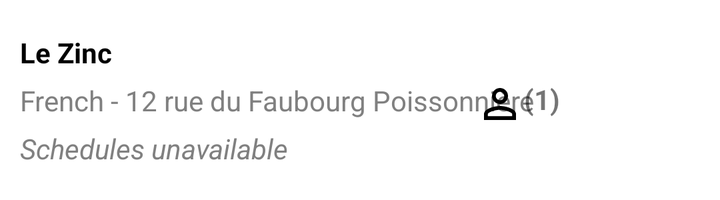
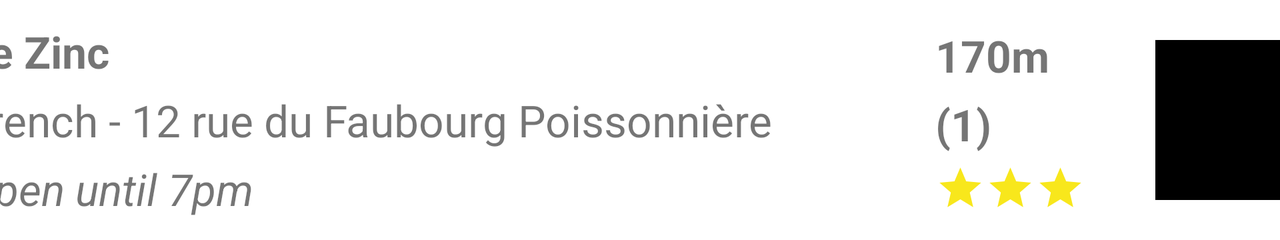

One screen, two layout resources from the same app: the default and the repository's alternative for another configuration. Each is rendered where Android would select it; the XML of both is given below.
<!-- AndroidManifest.xml: application theme Theme.Go4Lunch -->
<!-- res/layout/list_view_item.xml -->
<?xml version="1.0" encoding="utf-8"?>
<androidx.constraintlayout.widget.ConstraintLayout
    xmlns:android="http://schemas.android.com/apk/res/android"
    xmlns:app="http://schemas.android.com/apk/res-auto"
    xmlns:tools="http://schemas.android.com/tools"
    android:layout_width="match_parent"
    android:layout_height="100dp"
    android:orientation="horizontal"
    android:gravity="center"
    android:id="@+id/root_layout_item"
    android:clickable="true"
    android:focusable="true"
    android:background="@drawable/change_background_color_on_click">

    <GridLayout
        android:layout_width="260dp"
        android:layout_height="wrap_content"
        android:rowCount="3"
        android:columnCount="1"
        android:layout_marginStart="10dp"
        app:layout_constraintTop_toTopOf="parent"
        app:layout_constraintBottom_toBottomOf="parent"
        app:layout_constraintLeft_toLeftOf="parent">
        <com.google.android.material.textview.MaterialTextView
            android:id="@+id/name"
            android:text="Le Zinc"
            android:textStyle="bold"
            android:layout_height="wrap_content"
            android:layout_width="wrap_content"
            android:layout_row="0"
            android:layout_column="0"
            android:layout_marginBottom="5dp"
            android:textColor="@color/black"
            tools:ignore="HardcodedText" />

        <com.google.android.material.textview.MaterialTextView
            android:id="@+id/address"
            android:text="French - 12 rue du Faubourg Poissonnière "
            android:layout_height="wrap_content"
            android:layout_width="wrap_content"
            android:layout_row="1"
            android:layout_column="0"
            android:layout_marginBottom="5dp"
            android:textColor="@color/grey_50"
            tools:ignore="HardcodedText" />

        <com.google.android.material.textview.MaterialTextView
            android:id="@+id/hour"
            android:textStyle="italic"
            android:text="@string/schedules_unavailable"
            android:layout_height="wrap_content"
            android:layout_width="wrap_content"
            android:layout_row="2"
            android:layout_column="0"
            android:textColor="@color/grey_50"/>
    </GridLayout>

    <GridLayout
        android:layout_width="wrap_content"
        android:layout_height="wrap_content"
        android:rowCount="3"
        android:columnCount="1"
        android:layout_marginEnd="10dp"
        app:layout_constraintTop_toTopOf="parent"
        app:layout_constraintBottom_toBottomOf="parent"
        app:layout_constraintRight_toLeftOf="@id/constraint_layout_photo_restaurant">

        <com.google.android.material.textview.MaterialTextView
            android:id="@+id/distance"
            android:textStyle="bold"
            android:layout_height="wrap_content"
            android:layout_width="wrap_content"
            android:layout_row="0"
            android:layout_column="0"
            android:layout_marginBottom="5dp"
            android:layout_gravity="end"/>

        <com.google.android.material.textview.MaterialTextView
            android:id="@+id/nb_workmates"
            android:src="@drawable/ic_baseline_perm_identity_24dp_black"
            android:text="(1)"
            android:textStyle="bold"
            android:layout_marginBottom="5dp"
            app:drawableLeftCompat="@drawable/ic_baseline_perm_identity_24dp_black"
            android:layout_gravity="end"
            tools:ignore="HardcodedText" />

        <GridLayout
            android:id="@+id/rating"
            android:layout_width="wrap_content"
            android:layout_height="wrap_content"
            android:rowCount="1"
            android:columnCount="5">
            <ImageView
                android:id="@+id/note_star_5"
                android:layout_width="15dp"
                android:layout_height="15dp"
                android:layout_column="0"
                android:layout_row="0"
                android:visibility="visible"
                android:rotation="180"
                android:rotationX="180"
                tools:ignore="ContentDescription"/>
            <ImageView
                android:id="@+id/note_star_4"
                android:layout_width="15dp"
                android:layout_height="15dp"
                android:layout_column="1"
                android:layout_row="0"
                android:visibility="visible"
                android:rotation="180"
                android:rotationX="180"
                tools:ignore="ContentDescription"/>
            <ImageView
                android:id="@+id/note_star_3"
                android:layout_width="15dp"
                android:layout_height="15dp"
                android:layout_column="2"
                android:layout_row="0"
                android:visibility="visible"
                android:rotation="180"
                android:rotationX="180"
                tools:ignore="ContentDescription"/>
            <ImageView
                android:id="@+id/note_star_2"
                android:layout_width="15dp"
                android:layout_height="15dp"
                android:layout_column="3"
                android:layout_row="0"
                android:visibility="visible"
                android:rotation="180"
                android:rotationX="180"
                tools:ignore="ContentDescription"/>
            <ImageView
                android:id="@+id/note_star_1"
                android:layout_width="15dp"
                android:layout_height="15dp"
                android:layout_column="4"
                android:layout_row="0"
                android:visibility="visible"
                android:rotation="180"
                android:rotationX="180"
                android:contentDescription="@string/content_description_rating" />
        </GridLayout>
    </GridLayout>

    <androidx.constraintlayout.widget.ConstraintLayout
        android:id="@+id/constraint_layout_photo_restaurant"
        android:layout_width="wrap_content"
        android:layout_height="wrap_content"
        app:layout_constraintRight_toRightOf="parent"
        app:layout_constraintTop_toTopOf="parent"
        app:layout_constraintBottom_toBottomOf="parent"
        android:layout_marginEnd="10dp">

        <ImageView
            android:id="@+id/photo_restaurant"
            android:layout_width="60dp"
            android:layout_height="60dp"
            android:background="@color/white"
            app:layout_constraintRight_toRightOf="parent"
            app:layout_constraintTop_toTopOf="parent"
            app:layout_constraintBottom_toBottomOf="parent"
            app:layout_constraintLeft_toLeftOf="parent"
            android:contentDescription="@string/content_description_icon_restaurant" />
    </androidx.constraintlayout.widget.ConstraintLayout>
</androidx.constraintlayout.widget.ConstraintLayout>
<!-- resources referenced by this layout -->
<resources>
  <color name="black">#000000</color>
  <color name="grey_50">#808080</color>
  <color name="white">#FFFFFFFF</color>
  <!-- drawable change_background_color_on_click (drawable) -->
  <?xml version="1.0" encoding="utf-8"?>
  <selector xmlns:android="http://schemas.android.com/apk/res/android">
      <item android:drawable="@drawable/view_background_selected" android:state_pressed="true"/>
      <item android:drawable="@drawable/view_background_unselected" android:state_pressed="false" />
  </selector>
  <!-- drawable ic_baseline_perm_identity_24dp_black (drawable) -->
  <vector xmlns:android="http://schemas.android.com/apk/res/android"
      android:width="24dp"
      android:height="24dp"
      android:viewportWidth="24"
      android:viewportHeight="24"
      android:tint="#000000">
    <path
        android:fillColor="#FFFFFF"
        android:pathData="M12,5.9c1.16,0 2.1,0.94 2.1,2.1s-0.94,2.1 -2.1,2.1S9.9,9.16 9.9,8s0.94,-2.1 2.1,-2.1m0,9c2.97,0 6.1,1.46 6.1,2.1v1.1L5.9,18.1L5.9,17c0,-0.64 3.13,-2.1 6.1,-2.1M12,4C9.79,4 8,5.79 8,8s1.79,4 4,4 4,-1.79 4,-4 -1.79,-4 -4,-4zM12,13c-2.67,0 -8,1.34 -8,4v3h16v-3c0,-2.66 -5.33,-4 -8,-4z"/>
  </vector>
  <string name="content_description_icon_restaurant">Restaurant Photo</string>
  <string name="content_description_rating">Restaurant rating</string>
  <string name="schedules_unavailable">Schedules unavailable</string>
  <!-- from res/values-v21/ -->
  <style name="Theme.Go4Lunch" parent="Theme.MaterialComponents.DayNight.DarkActionBar">
          
          <item name="colorPrimary">@color/orange</item>
          <item name="colorPrimaryDark">@color/dark_orange</item>
          <item name="colorPrimaryVariant">@color/dark_orange</item>
          <item name="colorOnPrimary">@color/white</item>
          
          <item name="colorSecondary">@color/teal_200</item>
          <item name="colorSecondaryVariant">@color/teal_700</item>
          <item name="colorOnSecondary">@color/black</item>
          
          <item name="android:statusBarColor" tools:targetApi="l">@color/dark_orange</item>
          
          <item name="windowActionBar">false</item>
          <item name="windowNoTitle">true</item>
          <item name="drawerArrowStyle">@style/DrawerIconStyle</item>
  
          <item name="android:windowTranslucentStatus">true</item>
      </style>
  <!-- drawable view_background_selected (drawable) -->
  <?xml version="1.0" encoding="utf-8"?>
  <shape
      xmlns:android="http://schemas.android.com/apk/res/android"
      android:shape="rectangle">
      <solid android:color="@color/light_grey_95"/>
  </shape>
  <color name="orange">#FF5722</color>
  <color name="dark_orange">#C41C00</color>
  <color name="teal_200">#FF03DAC5</color>
  <color name="teal_700">#FF018786</color>
  <!-- from res/values-v21/ -->
  <style name="DrawerIconStyle" parent="@style/Widget.AppCompat.DrawerArrowToggle">
          <item name="color">@color/white</item>
      </style>
  <color name="light_grey_95">#f2f2f2</color>
</resources>
<!-- res/layout-land/list_view_item.xml (the repository's variant of the layout above) -->
<!-- drawn on the phone turned sideways -->
<?xml version="1.0" encoding="utf-8"?>
<LinearLayout
    xmlns:android="http://schemas.android.com/apk/res/android"
    xmlns:app="http://schemas.android.com/apk/res-auto"
    android:layout_width="match_parent"
    android:layout_height="120dp"
    android:orientation="horizontal"
    android:gravity="center">

    <GridLayout
        android:layout_width="450dp"
        android:layout_height="wrap_content"
        android:rowCount="3"
        android:columnCount="1"
        android:layout_marginEnd="35dp">
        <com.google.android.material.textview.MaterialTextView
            android:text="Le Zinc"
            android:textSize="22sp"
            android:textStyle="bold"
            android:layout_height="wrap_content"
            android:layout_width="wrap_content"
            android:layout_row="0"
            android:layout_column="0"
            android:layout_marginBottom="5dp"/>
        <com.google.android.material.textview.MaterialTextView
            android:text="French - 12 rue du Faubourg Poissonnière "
            android:textSize="22sp"
            android:maxLines="1"
            android:layout_height="wrap_content"
            android:layout_width="wrap_content"
            android:layout_row="1"
            android:layout_column="0"
            android:layout_marginBottom="5dp"/>
        <com.google.android.material.textview.MaterialTextView
            android:text="Open until 7pm"
            android:textSize="22sp"
            android:textStyle="italic"
            android:layout_height="wrap_content"
            android:layout_width="wrap_content"
            android:layout_row="2"
            android:layout_column="0"/>
    </GridLayout>

    <GridLayout
        android:layout_width="wrap_content"
        android:layout_height="wrap_content"
        android:rowCount="3"
        android:columnCount="1"
        android:layout_marginEnd="35dp">

        <com.google.android.material.textview.MaterialTextView
            android:text="170m"
            android:textSize="22sp"
            android:textStyle="bold"
            android:layout_height="wrap_content"
            android:layout_width="wrap_content"
            android:layout_row="0"
            android:layout_column="0"
            android:layout_marginBottom="5dp"/>

        <com.google.android.material.textview.MaterialTextView
            android:src="@drawable/ic_baseline_perm_identity_24dp_black"
            android:text="(1)"
            android:textSize="22sp"
            android:textStyle="bold"
            android:layout_marginBottom="5dp"
            android:layout_height="wrap_content"
            android:layout_width="wrap_content"
            app:drawableLeftCompat="@drawable/ic_baseline_perm_identity_40dp_black" />

        <GridLayout
            android:layout_width="wrap_content"
            android:layout_height="wrap_content"
            android:rowCount="1"
            android:columnCount="3">
            <ImageView
                android:id="@+id/note_star_3"
                android:layout_width="25dp"
                android:layout_height="25dp"
                android:layout_column="0"
                android:layout_row="0"
                android:src="@drawable/ic_baseline_star_35dp_yellow"/>
            <ImageView
                android:id="@+id/note_star_2"
                android:layout_width="25dp"
                android:layout_height="25dp"
                android:layout_column="1"
                android:layout_row="0"
                android:src="@drawable/ic_baseline_star_35dp_yellow"/>
            <ImageView
                android:id="@+id/note_star_1"
                android:layout_width="25dp"
                android:layout_height="25dp"
                android:layout_column="2"
                android:layout_row="0"
                android:src="@drawable/ic_baseline_star_35dp_yellow"/>
        </GridLayout>
    </GridLayout>

    <ImageView
        android:id="@+id/icon_restaurant"
        android:layout_width="80dp"
        android:layout_height="80dp"
        android:background="@color/black"/>
</LinearLayout>
<!-- resources referenced by the variant -->
<!-- as the phone turned sideways resolves them -->
<resources>
  <color name="black">#000000</color>
  <!-- drawable ic_baseline_perm_identity_24dp_black (drawable) -->
  <vector xmlns:android="http://schemas.android.com/apk/res/android"
      android:width="24dp"
      android:height="24dp"
      android:viewportWidth="24"
      android:viewportHeight="24"
      android:tint="#000000">
    <path
        android:fillColor="#FFFFFF"
        android:pathData="M12,5.9c1.16,0 2.1,0.94 2.1,2.1s-0.94,2.1 -2.1,2.1S9.9,9.16 9.9,8s0.94,-2.1 2.1,-2.1m0,9c2.97,0 6.1,1.46 6.1,2.1v1.1L5.9,18.1L5.9,17c0,-0.64 3.13,-2.1 6.1,-2.1M12,4C9.79,4 8,5.79 8,8s1.79,4 4,4 4,-1.79 4,-4 -1.79,-4 -4,-4zM12,13c-2.67,0 -8,1.34 -8,4v3h16v-3c0,-2.66 -5.33,-4 -8,-4z"/>
  </vector>
  <!-- drawable ic_baseline_star_35dp_yellow (drawable) -->
  <vector
      android:height="35dp"
      android:tint="#F8E71C"
      android:viewportHeight="24"
      android:viewportWidth="24"
      android:width="35dp"
      xmlns:android="http://schemas.android.com/apk/res/android">
      <path android:fillColor="#FFFFFF" android:pathData="M12,17.27L18.18,21l-1.64,-7.03L22,9.24l-7.19,-0.61L12,2 9.19,8.63 2,9.24l5.46,4.73L5.82,21z"/>
  </vector>
  <!-- from res/values-v21/ -->
  <style name="Theme.Go4Lunch" parent="Theme.MaterialComponents.DayNight.DarkActionBar">
          
          <item name="colorPrimary">@color/orange</item>
          <item name="colorPrimaryDark">@color/dark_orange</item>
          <item name="colorPrimaryVariant">@color/dark_orange</item>
          <item name="colorOnPrimary">@color/white</item>
          
          <item name="colorSecondary">@color/teal_200</item>
          <item name="colorSecondaryVariant">@color/teal_700</item>
          <item name="colorOnSecondary">@color/black</item>
          
          <item name="android:statusBarColor" tools:targetApi="l">@color/dark_orange</item>
          
          <item name="windowActionBar">false</item>
          <item name="windowNoTitle">true</item>
          <item name="drawerArrowStyle">@style/DrawerIconStyle</item>
  
          <item name="android:windowTranslucentStatus">true</item>
      </style>
  <color name="orange">#FF5722</color>
  <color name="dark_orange">#C41C00</color>
  <color name="white">#FFFFFFFF</color>
  <color name="teal_200">#FF03DAC5</color>
  <color name="teal_700">#FF018786</color>
  <!-- from res/values-v21/ -->
  <style name="DrawerIconStyle" parent="@style/Widget.AppCompat.DrawerArrowToggle">
          <item name="color">@color/white</item>
      </style>
</resources>
